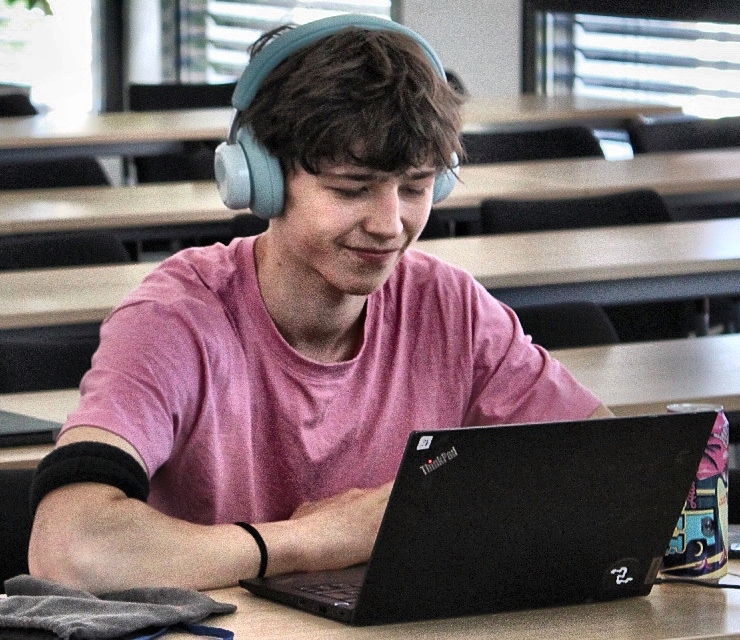
#> input picture source-prepped.png, 740 x 640 px
$ python -i prep_photo.py   (imports and definitions only)
#> lines starting #> are read from the running program, lines starting #| are printed output that depends on the picture
#!/usr/bin/env python3
"""Prep a colour photo for ASCII conversion.

A flatly-lit photo converts to a muddy, unreadable blob. Three steps fix that:

1. Remove the background so only the subject survives – rembg's
   isnet-general-use model by default (it keeps thin things like the
   headphone band and the laptop that u2net drops), with an OpenCV GrabCut
   fallback for offline environments where no model can be downloaded.
2. Boost local contrast with CLAHE on the lightness channel only, so the face
   gets real highlights/shadows while the colours stay true.
3. Save RGBA: colour in RGB, the matte in alpha. Transparent pixels print as
   nothing; the rest pick a glyph by brightness and keep their own colour.

Run once per photo (the daily workflow never touches this):

    python scripts/prep_photo.py photo.jpg --crop 560 330 900 670 \\
        --erase 0 600 320 70

Writes source-prepped.png (RGBA) next to the scripts.
"""

import argparse
import io
from pathlib import Path

import cv2
import numpy as np
from PIL import Image

OUT = Path(__file__).resolve().parent.parent / "source-prepped.png"


# [7 lines left out: function alpha_rembg, not called in this run]


def alpha_grabcut(img: Image.Image, iters: int = 8) -> np.ndarray:
    """Model-free fallback: GrabCut seeded with a centered subject rect."""
    bgr = cv2.cvtColor(np.array(img), cv2.COLOR_RGB2BGR)
    h, w = bgr.shape[:2]
    mask = np.zeros((h, w), np.uint8)
    rect = (int(w * 0.06), int(h * 0.02), int(w * 0.88), int(h * 0.96))
    bgd, fgd = np.zeros((1, 65), np.float64), np.zeros((1, 65), np.float64)
    cv2.grabCut(bgr, mask, rect, bgd, fgd, iters, cv2.GC_INIT_WITH_RECT)
    alpha = np.where((mask == cv2.GC_FGD) | (mask == cv2.GC_PR_FGD), 1.0, 0.0)
    # Soften the matte edge a touch so the ASCII edge isn't jagged.
    return cv2.GaussianBlur(alpha.astype(np.float32), (5, 5), 0)


# [51 lines left out: function main, not called in this run]


# [2 lines not run here, left out]

>>> import cv2
>>> picture = cv2.cvtColor(cv2.imread('../source-prepped.png'), cv2.COLOR_BGR2RGB)
>>> result = alpha_grabcut(picture)
#> in alpha_grabcut, bgr is the input picture: shape (640, 740, 3); mean B, G, R 106.6, 104.1, 120.1
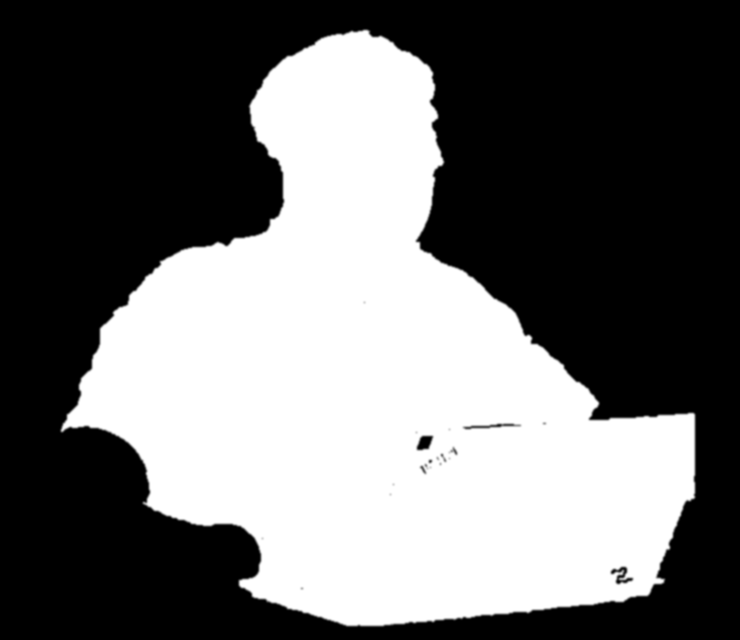
#> result: shape (640, 740) float32; min 0, max 1, mean 0.42
